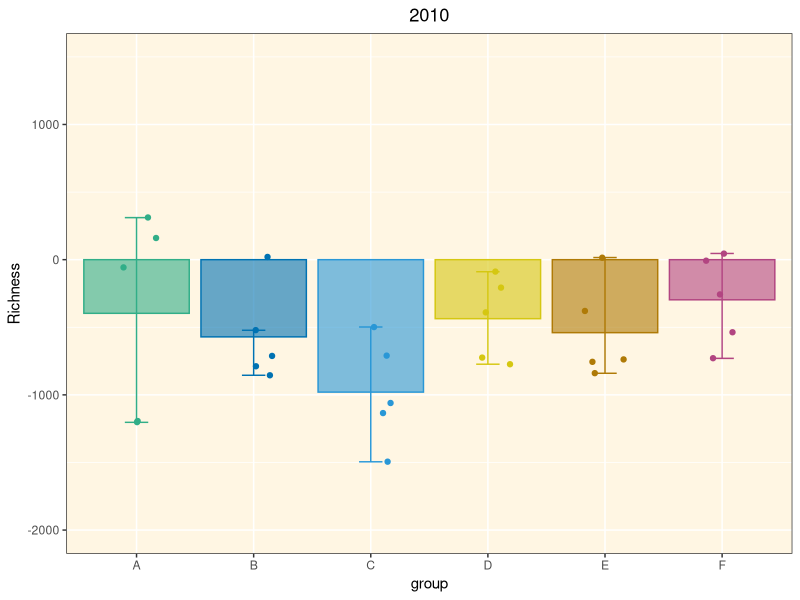
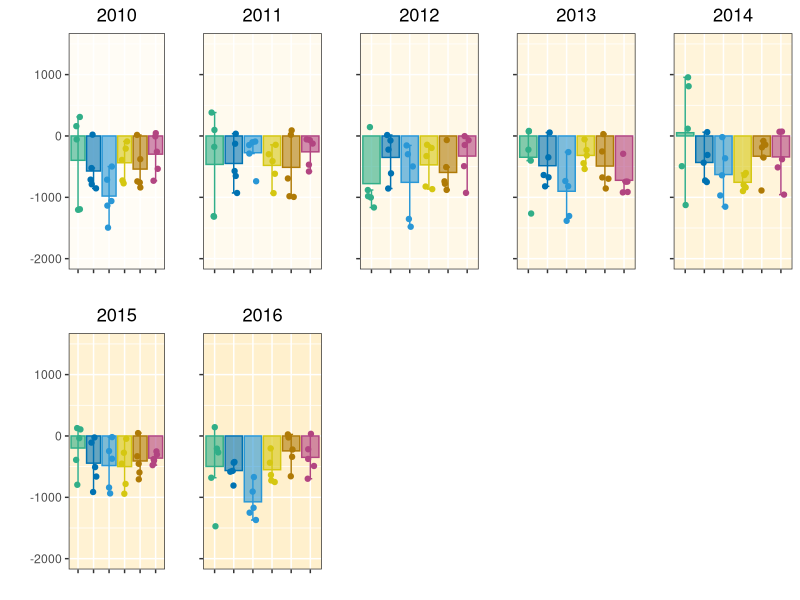
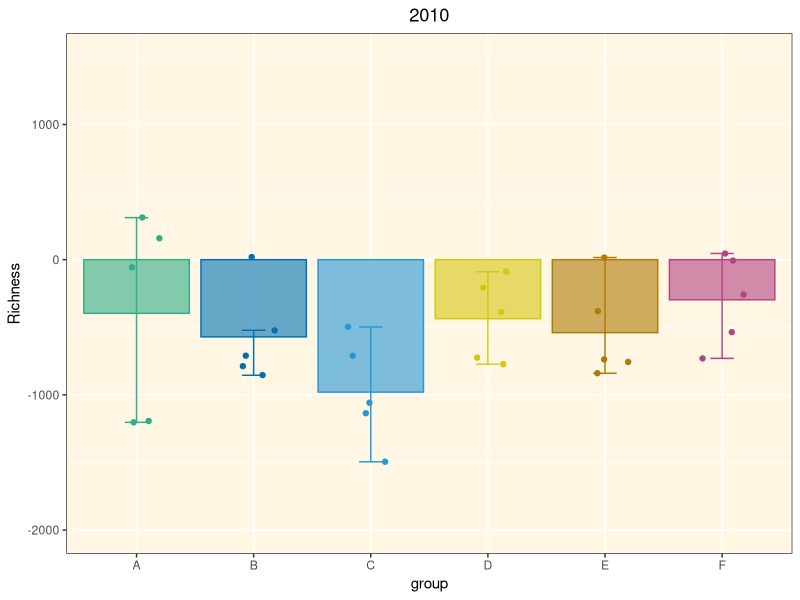
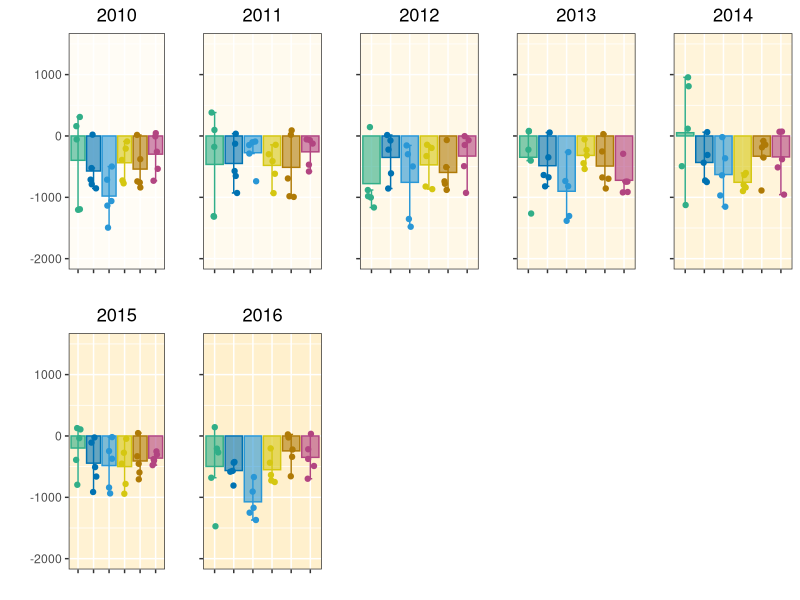

Reproduce these figures in R, in order.
# =============================================================================
# 柱状抖动散点误差棒
# organized：线性脚本 + 中文分节；路径相对本条目目录
# =============================================================================
# 来源：KS科研分享「生信绘图」034柱状图+抖动散点+误差棒
# 本地复现：drafts/ks-shengxin-huitu-repro/034-bar-jitter-errorbar
# Pixi：项目根 default 环境；library(tidyverse) 已拆成 ggplot2/dplyr/tidyr 等。
# =============================================================================

script_dir <- tryCatch(
  dirname(normalizePath(sys.frame(1)$ofile)),
  error = function(e) {
    args <- commandArgs(trailingOnly = FALSE)
    file_arg <- grep("^--file=", args, value = TRUE)
    if (length(file_arg)) dirname(normalizePath(sub("^--file=", "", file_arg))) else normalizePath(getwd())
  }
)
root <- if (basename(script_dir) == "code") dirname(script_dir) else script_dir
out_dir <- file.path(root, "output", "figures")
dir.create(out_dir, recursive = TRUE, showWarnings = FALSE)

suppressPackageStartupMessages({
  library(ggplot2)
  library(dplyr)
  library(tidyr)
  library(readr)
  library(tibble)
  library(stringr)
  library(forcats)
})

# library(tidyverse) 已在文件头拆包

# 构造模拟数据：
for (i in 2010:2016) {
  data <- data.frame(A = sample(-1500:1000, 5),
                     B = sample(-1000:100, 5),
                     C = sample(-1500:10, 5),
                     D = sample(-1000:0, 5),
                     E = sample(-1000:100, 5),
                     F = sample(-1000:100, 5))

  # 宽数据转长数据：
  data_long <- pivot_longer(data, cols = everything(),
                            names_to = "group", values_to = "Richness") %>%
    group_by(group) %>%
    mutate(means = mean(Richness))

  assign(paste0("data_", i, "_long"), data_long)
}


# 绘制单图：
ggplot(data_2010_long)+
  # errorbar：
  stat_boxplot(aes(group, Richness, color = group), geom = "errorbar", width=0.2)+
  # 柱状图：
  geom_col(data=unique(data_2010_long[,c(1,3)]),
           aes(group, means, fill = group, color = group), alpha = 0.6)+
  # 抖动散点图：
  geom_jitter(aes(group, Richness, color = group), width = 0.2)+
  # 颜色模式：
  scale_fill_manual(values = c("#31ae88", "#0072b2", "#2997d6",
                               "#d5c711", "#af7a06", "#b24581"))+
  scale_color_manual(values = c("#31ae88", "#0072b2", "#2997d6",
                               "#d5c711", "#af7a06", "#b24581"))+
  ylim(-2000, 1500)+
  ggtitle("2010")+
  # 主题
  theme_bw()+
  theme(legend.position = "none",
        plot.title = element_text(hjust = 0.5),
        panel.grid = element_line(color = "white"),
        panel.background = element_rect(fill = "#fff6e3"))

ggsave(file.path(out_dir, "single_plot.pdf"), height = 4, width = 4.5)


# 循环作图：
# 背景色由浅变深：
fills <- colorRampPalette(c("#fffcf5", "#fff0cd"))(7)
p_list <- list()

m = 1
for (i in 2010:2016) {
  if (i == 2010|i == 2015) {
    p <- ggplot(get(paste0("data_", i, "_long")))+
      # errorbar：
      stat_boxplot(aes(group, Richness, color = group), geom = "errorbar", width=0.2)+
      # 柱状图：
      geom_col(data=unique(get(paste0("data_", i, "_long"))[,c(1,3)]),
               aes(group, means, fill = group, color = group), alpha = 0.6)+
      # 抖动散点图：
      geom_jitter(aes(group, Richness, color = group), width = 0.2)+
      # 颜色模式：
      scale_fill_manual(values = c("#31ae88", "#0072b2", "#2997d6",
                                   "#d5c711", "#af7a06", "#b24581"))+
      scale_color_manual(values = c("#31ae88", "#0072b2", "#2997d6",
                                    "#d5c711", "#af7a06", "#b24581"))+
      ylim(-2000, 1500)+
      xlab("")+
      ylab("")+
      ggtitle(i)+
      # 主题
      theme_bw()+
      theme(legend.position = "none",
            axis.text.x = element_blank(),
            plot.title = element_text(hjust = 0.5),
            panel.grid = element_line(color = "white"),
            panel.background = element_rect(fill = fills[m]))
    p_list[[m]] <- p
    assign(paste0("p_",m), p)
    m = m+1
  } else {
    p <- ggplot(get(paste0("data_", i, "_long")))+
      # errorbar：
      stat_boxplot(aes(group, Richness, color = group), geom = "errorbar", width=0.2)+
      # 柱状图：
      geom_col(data=unique(get(paste0("data_", i, "_long"))[,c(1,3)]),
               aes(group, means, fill = group, color = group), alpha = 0.6)+
      # 抖动散点图：
      geom_jitter(aes(group, Richness, color = group), width = 0.2)+
      # 颜色模式：
      scale_fill_manual(values = c("#31ae88", "#0072b2", "#2997d6",
                                   "#d5c711", "#af7a06", "#b24581"))+
      scale_color_manual(values = c("#31ae88", "#0072b2", "#2997d6",
                                    "#d5c711", "#af7a06", "#b24581"))+
      xlab("")+
      ylab("")+
      ylim(-2000, 1500)+
      ggtitle(i)+
      # 主题
      theme_bw()+
      theme(legend.position = "none",
            axis.text = element_blank(),
            plot.title = element_text(hjust = 0.5),
            panel.grid = element_line(color = "white"),
            panel.background = element_rect(fill = fills[m]))
    p_list[[m]] <- p
    assign(paste0("p_",m), p)
    m = m+1
  }
}

# 拼图
library(cowplot)

plot_grid(plotlist = p_list, ncol = 5, rel_widths = c(1.1, 1, 1, 1, 1))

ggsave(file.path(out_dir, "plot_all.pdf"), height = 6, width = 15)
